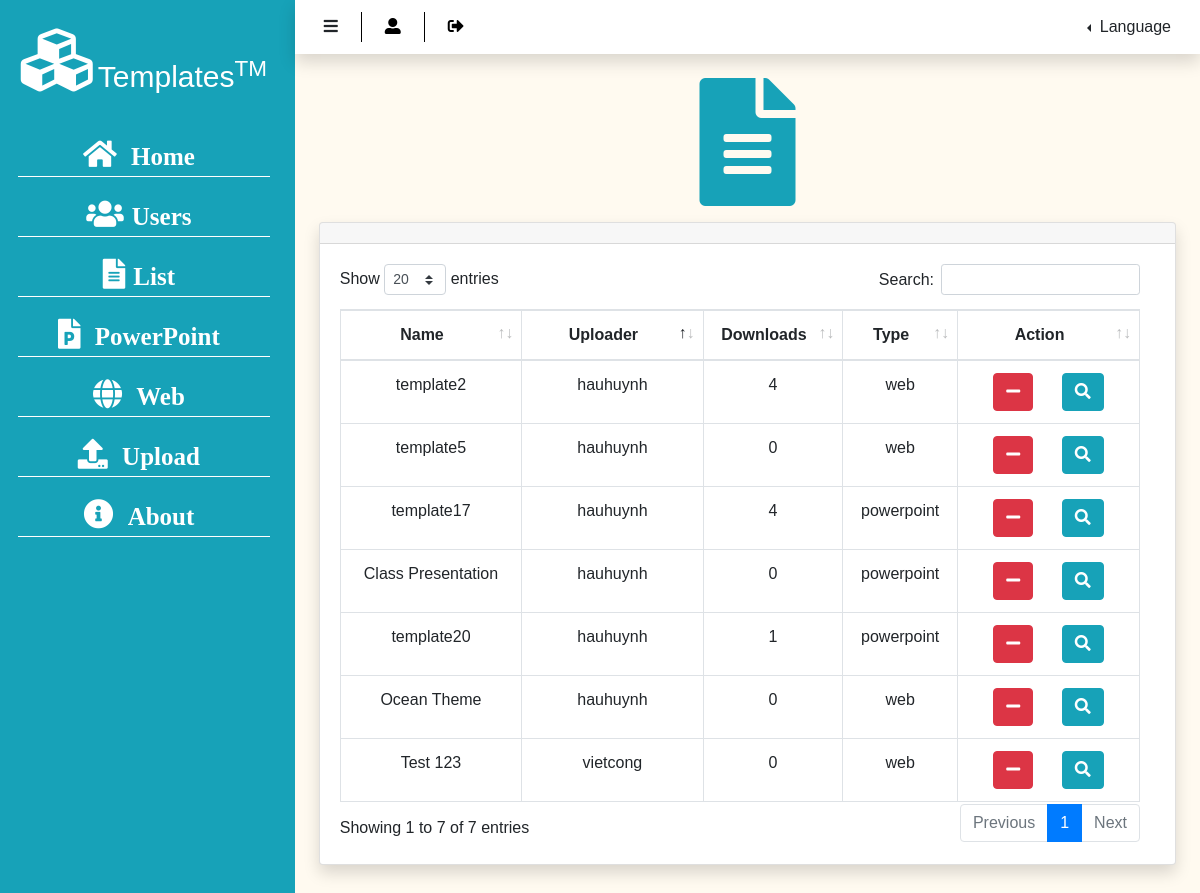
The app's page /templates (signed in) with its own data.
### tables this page shows
CREATE TABLE `template` (
  `id` int(11) NOT NULL,
  `name` varchar(100) NOT NULL,
  `type` varchar(20) NOT NULL DEFAULT 'web',
  `uploader` int(11) NOT NULL,
  `downloads` int(10) DEFAULT 0,
  `description` mediumtext DEFAULT NULL,
  `upload_date` date DEFAULT curdate()
);

### model/user.php (called while the page is built, shortened)
<?php
    class user{
        private $conn;
        public function __construct($conn,$table_name = "users",$role_table = "role")
        {
            $this->conn = $conn;
        }
        function getRole($username){
            $sql = "select role.role from users inner join role on users.id = role.user where username = '$username'";
            return mysqli_query($this->conn,$sql)->fetch_assoc()["role"];
        }
    }

### model/template.php (called while the page is built, shortened)
<?php
    class template{
        private $table_name;
        private $conn;
        public function __construct($conn, $template_table = "template")
        {
            $this->table_name = $template_table;
            $this->conn = $conn;
        }
        function getAll(){
            $sql = "select * from $this->table_name";
            return mysqli_query($this->conn,$sql);
        }
    }

### template/template.php (the view, shortened to what this page needs)
<!DOCTYPE html>
<html lang="en">
<head>
    <link href="/assignment/static/vendor/bootstrap/bootstrap.css" rel="stylesheet" type="text/css"/>
    <link href="/assignment/static/vendor/font-awesome/css/all.css" rel="stylesheet" type="text/css"/>
    <link href="/assignment/static/vendor/datatables/dataTables.bootstrap4.css" rel="stylesheet" type="text/css">
    <link href="/assignment/static/css/main.css" rel="stylesheet" type="text/css">
</head>
<body>
<div class="content shadow ml-2">
    <div class="row">
        <div class="col-sm-12 col-mb-3 col-lg-3 col-xl-3 sidebar bg-info" id="sidebar">
            <?php
            include("fragment/sidebar.php");
            ?>
        </div>
        <div class="col-sm-12 col-mb-9 col-lg-9 col-xl-9 content" id="content">
            <?php
            include("fragment/topbar.php");
            ?>
            <div class="main-content m-4">
                <div class="container text-center">
                    <i class="fas fa-file-alt fa-8x icon-info"></i>
                </div>
                <div class="card shadow mt-3 mb-5">
                    <div class="card-header text-center">
                    </div>
                    <div class="card-body">
                        <div class="dataTables_wrapper">
                            <table class="table table-bordered dataTable" id="templateTable" width="100%" cellspacing="0" role="grid" aria-describedby="dataTable_info" style="width: 100%;">
                                <thead class="text-center">
                                <tr role="row">
                                    <th class="sorting" tabindex="0" aria-controls="dataTable" rowspan="1" colspan="1" aria-label="Office: activate to sort column ascending" style="width: 20%;">
                                        <span>Name</span>
                                    </th>
                                    <th class="sorting" tabindex="0" aria-controls="dataTable" rowspan="1" colspan="1" aria-label="Age: activate to sort column ascending" style="width: 20%;">
                                        <span>Uploader</span>
                                    </th>
                                    <th class="sorting" tabindex="0" aria-controls="dataTable" rowspan="1" colspan="1" aria-label="Office: activate to sort column ascending" style="width: 10%;">
                                        <span>Downloads</span>
                                    </th>
                                    <th class="sorting" tabindex="0" aria-controls="dataTable" rowspan="1" colspan="1" aria-label="Age: activate to sort column ascending" style="width: 10%;">
                                        <span>Type</span>
                                    </th>
                                    <th class="sorting" tabindex="0" aria-controls="dataTable" rowspan="1" colspan="1" aria-label="Start date: activate to sort column ascending" style="width: 20%;">
                                        <span>Action</span>
                                    </th>
                                </tr>
                                </thead>
                                <tbody class="text-center">
                                <?php
                                    for($j=0;$j<sizeof($template_list);$j++){
                                        $name = $template_list[$j]["name"];
                                        $uploader = $template_list[$j]["uploader"];
                                        $download = $template_list[$j]["downloads"];
                                        $type = $template_list[$j]["type"];
                                        $btn1 = "<button class='btn btn-danger' id='template-delete-$j' data-toggle='modal' data-target='#confirm-modal'><i class='fa fa-minus'></i></button>";
                                        $btn2 = "<button class='btn btn-info ml-4' id='template-info-btn-$j' data-toggle='modal' data-target='#template-info-modal'><i class='fa fa-search'></i></button>";
                                        echo("<tr>
                                                <td id='template-$j'>$name</td>
                                                <td>".$uploader."</td>
                                                <td>$download</td>
                                                <td>$type</td>
                                                <td>$btn1 $btn2</td>");
                                    }
                                ?>
                                </tbody>
                            </table>
                        </div>
                    </div>
                </div>
            </div>
        </div>
    </div>
</div>
</body>
</html>

### index.php (shortened to what this page needs)
<?php
    require_once("model/user.php");
    require_once("model/template.php");
    require_once("model/review.php");
    require_once("controller/Controller.php");
    $url = isset($_SERVER['PATH_INFO'])? explode('/', ltrim($_SERVER['PATH_INFO'],'/')) : '/';
    $reqtype = $_SERVER["REQUEST_METHOD"];
    $controller = new Controller($user,$template,$review);
    if($url[0]=="templates"&&$reqtype=="GET"){
        $controller->get($url[0]);
    }

### controller/Controller.php (shortened to what this page needs)
<?php
class Controller
{
    private $user;
    private $template;
    private $url;
    private $param;
    public function __construct($user,$template,$review){
        $this->template = $template;
        $this->user = $user;
    }
    public function get($url,$param=""){
        $this->url = $url;
        $this->param = $param;
        $this->control();
    }
    public function control(){
        if($this->url[0]=="profile"&&$this->url[1]="get"){
            $this->getProfile($this->param);
        }
        if($this->url=="templates"){
            $this->getTemplateList();
        }
    }
    public function getTemplateList(){
        $role = $this->guard();
        $result = $this->template->getAll();
        $template_list = array();
        while($r = $result->fetch_assoc()){
            $r["uploader"] = $this->user->getById($r["uploader"])->fetch_assoc()["username"];
            array_push($template_list,$r);
        }
        require_once("template/template.php");
    }
    public function guard(){
        return $role = $this->user->getRole($_SESSION["username"]);
    }
}

### template/fragment/sidebar.php
<div class="mt-4">
    <a href="/assignment/" class="sidebar-brand normal-text">
        <i class="fa fa-cubes fa-4x"></i>
        <span class="large-text">Templates<sup>TM</sup></span>
    </a>
</div>
<br>
<div class="item-holder pb-0 border-bottom-0">
    <div class="sidebar-item">
        <a href="/assignment/" class="sidebar-text normal-text py-2">
            <i class="fa fa-home large-text"></i>
            <?php
                echo("<span class='ml-2'>".$l->{"home"}."</span>")
            ?>
        </a>
    </div>
</div>
<?php
    if(isset($role)&&$role=="ADMIN") {
        echo("<div class='item-holder pb-0 border-bottom-0'>
            <div class='sidebar-item'>
            <a href='/assignment/users' class='sidebar-text normal-text py-2'>
                <i class='fa fa-users large-text'></i>");
        echo("<span class='ml-2'>Users</span></a></div></div>");
        echo("<div class='item-holder pb-0 border-bottom-0'>
            <div class='sidebar-item'>
            <a href='/assignment/templates' class='sidebar-text normal-text py-2'>
                <i class='fa fa-file-alt large-text'></i>");
        echo("<span class='ml-2'>List</span></a></div></div>");
    }
?>
<div class="item-holder border-bottom-0">
    <div class="sidebar-item">
        <a href="/assignment/powerpoint/page1&dls" class="sidebar-text normal-text pt-2">
            <i class="fa fa-file-powerpoint large-text"></i>
            <span class='ml-2'>PowerPoint</span>
        </a>
    </div>
</div>
<div class="item-holder">
    <div class="sidebar-item">
        <a href="/assignment/web/page1&dls" class="sidebar-text normal-text pt-2">
            <i class="fa fa-globe large-text"></i>
            <span class='ml-2'>Web</span>
        </a>
    </div>
</div>
<div class="item-holder">
    <div class="sidebar-item">
        <a href="/assignment/upload" class="sidebar-text normal-text pt-2">
            <i class="fa fa-upload large-text"></i>
            <?php
                echo("<span class='ml-2'>".$l->{"upload"}."</span>")
            ?>
        </a>
    </div>
</div>
<div class="item-holder">
    <div class="sidebar-item">
        <a href="/assignment/about" class="sidebar-text normal-text pt-2">
            <i class="fa fa-info-circle large-text"></i>
            <?php
                echo("<span class='ml-2'>".$l->{"about"}."</span>")
            ?>
        </a>
    </div>
</div>

### template/fragment/topbar.php (shortened to what this page needs)
<div class="navbar navbar-expand navbar-dark shadow bg-white test">
    <div class="w-haft">
        <button class="btn" id="menu-collapse">
            <i class="fas fa-bars"></i>
        </button>
        <?php
            if(isset($_SESSION["username"])){
                echo("<div class='vr'></div>
                <button class='btn' id='profile-btn'>
                    <i class='fa fa-user-alt icon-black'></i>
                </button>
                <div class='vr'></div>
                <button class='btn' data-toggle='modal' data-target='#logout-modal'>
                    <i class='fa fa-sign-out-alt icon-black'></i>
                </button>
                <!--<div class='vr'></div>
                <button class='btn'>
                    <i class='fa fa-envelope'></i>
                </button>
                <div class='vr'></div>-->
                <!--<div class='dropdown'>
                <button class='btn' data-toggle='dropdown' aria-haspopup='true' aria-expanded='false'>
                    <i class='fa fa-bell icon-black font-size-15 mr-1'></i>
                    <small class='font-weight-bold text-danger abs-text'>2</small>
                </button>
                <div class='dropdown-menu' aria-labelledby='note-dropdown'></div>
                </div>-->");
            }else{
                echo "<div class='vr'></div>
                <button class='btn' id='login-btn'>
                    <i class='fa fa-sign-in-alt icon-black'></i>
                </button>";
            }
        ?>
    </div>
    <?php
        echo("<div class='w-haft justify-content-end'>
            <div class='dropdown dropleft'>
                <button class='btn dropdown-toggle' type='button' id='languageBtn' data-toggle='dropdown' aria-haspopup='true' aria-expanded='false'>
                    ".$l->{"lang"}."
                </button>
                <div class='dropdown-menu' aria-labelledby='language-dropdown'>
                    <a class='dropdown-item' href='#' id='lang-en'><img src='/assignment/static/vendor/icon/flag/england.svg' class='small-flag mr-3 mb-1' alt='en'>".$l->{"en"}."</a>
                    <a class='dropdown-item' href='#' id='lang-vn'><img src='/assignment/static/vendor/icon/flag/vietnam.svg' class='small-flag mr-3 mb-1' alt='vn'>".$l->{"vn"}."</a>
                    <a class='dropdown-item' href='#' id='lang-fr'><img src='/assignment/static/vendor/icon/flag/france.svg' class='small-flag mr-3 mb-1' alt='fr'>".$l->{"fr"}."</a>
                </div>
            </div>
        </div>");
    ?>
</div>

### static/css/main.css (style rules this page uses)
* { box-sizing: border-box; }
body { height: 100%; font-family: "Geometr212 BkCn BT" ,sans-serif; }
html { scroll-behavior: smooth; }
.content { display: flex; background-color: floralwhite; padding: 0; flex-direction: column; }
.sidebar { padding: 0 15px 200px 15px; }
.sidebar-item { display: block; text-align: center; border-bottom: 1px solid white; color: lightgray; }
.sidebar-brand { display: block; min-height: 80px; text-align: center; color: lightgray; }
.item-holder { text-align: center; height: 50px; margin: 10px; }
.w-haft { display: inline-flex; width: 50% !important; flex-direction: row; }
.main-content { flex: 1 0 auto; margin: 20px 10px 10px 10px; }
.card-header,.card-footer { padding: 15px 10px 5px 10px !important; }
a.normal-text, a.item { text-decoration: none !important; color: white !important; }
.normal-text { font-size: 18px; }
.large-text { font-size: 30px; }
i.icon-black { color: black !important; }
i.icon-info { color: #17a2b8 !important; }
.sidebar-text { font-family: "Times New Roman",sans-serif; font-size: 25px; margin-right: 10px; font-weight: 900; }
.row { margin-right: 0; }

### records on screen
template: name "template2", uploader "hauhuynh", downloads "4", type "web"
template: name "template5", uploader "hauhuynh", downloads "0", type "web"
template: name "template17", uploader "hauhuynh", downloads "4", type "powerpoint"
template: name "Class Presentation", uploader "hauhuynh", downloads "0", type "powerpoint"
template: name "template20", uploader "hauhuynh", downloads "1", type "powerpoint"
template: name "Ocean Theme", uploader "hauhuynh", downloads "0", type "web"
template: name "Test 123", uploader "vietcong", downloads "0", type "web"

### other values on screen
$l->{"home"} "Home"
$l->{"upload"} "Upload"
$l->{"about"} "About"
$l->{"lang"} "Language"
